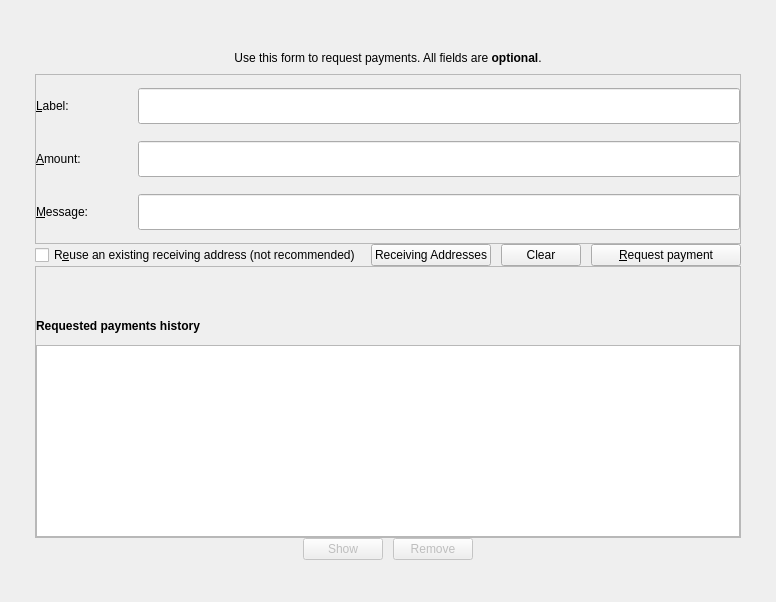
<?xml version="1.0" encoding="UTF-8"?>
<ui version="4.0">
 <class>ReceiveCoinsDialog</class>
 <widget class="QWidget" name="ReceiveCoinsDialog">
  <property name="geometry">
   <rect>
    <x>0</x>
    <y>0</y>
    <width>776</width>
    <height>602</height>
   </rect>
  </property>
  <property name="sizePolicy">
   <sizepolicy hsizetype="Preferred" vsizetype="MinimumExpanding">
    <horstretch>0</horstretch>
    <verstretch>0</verstretch>
   </sizepolicy>
  </property>
  <layout class="QVBoxLayout" name="verticalLayout" stretch="0">
   <property name="spacing">
    <number>0</number>
   </property>
   <property name="leftMargin">
    <number>35</number>
   </property>
   <property name="topMargin">
    <number>42</number>
   </property>
   <property name="rightMargin">
    <number>35</number>
   </property>
   <property name="bottomMargin">
    <number>42</number>
   </property>
   <item>
    <widget class="QFrame" name="mainFrame">
     <property name="sizePolicy">
      <sizepolicy hsizetype="Preferred" vsizetype="MinimumExpanding">
       <horstretch>0</horstretch>
       <verstretch>0</verstretch>
      </sizepolicy>
     </property>
     <property name="lineWidth">
      <number>0</number>
     </property>
     <layout class="QVBoxLayout" name="verticalLayout_6">
      <property name="spacing">
       <number>0</number>
      </property>
      <property name="leftMargin">
       <number>0</number>
      </property>
      <property name="topMargin">
       <number>0</number>
      </property>
      <property name="rightMargin">
       <number>0</number>
      </property>
      <property name="bottomMargin">
       <number>0</number>
      </property>
      <item>
       <layout class="QVBoxLayout" name="verticalLayout_5">
        <property name="spacing">
         <number>0</number>
        </property>
        <item>
         <widget class="QLabel" name="label_5">
          <property name="minimumSize">
           <size>
            <width>0</width>
            <height>32</height>
           </size>
          </property>
          <property name="text">
           <string>Use this form to request payments. All fields are &lt;b&gt;optional&lt;/b&gt;.</string>
          </property>
          <property name="alignment">
           <set>Qt::AlignCenter</set>
          </property>
         </widget>
        </item>
        <item>
         <widget class="QFrame" name="frame2">
          <property name="sizePolicy">
           <sizepolicy hsizetype="Preferred" vsizetype="MinimumExpanding">
            <horstretch>0</horstretch>
            <verstretch>0</verstretch>
           </sizepolicy>
          </property>
          <property name="frameShape">
           <enum>QFrame::StyledPanel</enum>
          </property>
          <property name="frameShadow">
           <enum>QFrame::Sunken</enum>
          </property>
          <layout class="QVBoxLayout" name="verticalLayout_3">
           <property name="spacing">
            <number>0</number>
           </property>
           <property name="leftMargin">
            <number>0</number>
           </property>
           <property name="topMargin">
            <number>0</number>
           </property>
           <property name="rightMargin">
            <number>0</number>
           </property>
           <property name="bottomMargin">
            <number>0</number>
           </property>
           <item>
            <layout class="QGridLayout" name="gridLayout">
             <property name="horizontalSpacing">
              <number>0</number>
             </property>
             <property name="verticalSpacing">
              <number>15</number>
             </property>
             <item row="0" column="0">
              <widget class="QLabel" name="label_2">
               <property name="sizePolicy">
                <sizepolicy hsizetype="Fixed" vsizetype="Fixed">
                 <horstretch>0</horstretch>
                 <verstretch>0</verstretch>
                </sizepolicy>
               </property>
               <property name="minimumSize">
                <size>
                 <width>102</width>
                 <height>38</height>
                </size>
               </property>
               <property name="toolTip">
                <string>An optional label to associate with the new receiving address.</string>
               </property>
               <property name="text">
                <string>&amp;Label:</string>
               </property>
               <property name="buddy">
                <cstring>reqLabel</cstring>
               </property>
              </widget>
             </item>
             <item row="0" column="1">
              <widget class="QLineEdit" name="reqLabel">
               <property name="minimumSize">
                <size>
                 <width>36</width>
                 <height>36</height>
                </size>
               </property>
               <property name="toolTip">
                <string>An optional label to associate with the new receiving address.</string>
               </property>
              </widget>
             </item>
             <item row="1" column="0">
              <widget class="QLabel" name="label">
               <property name="sizePolicy">
                <sizepolicy hsizetype="Fixed" vsizetype="Fixed">
                 <horstretch>0</horstretch>
                 <verstretch>0</verstretch>
                </sizepolicy>
               </property>
               <property name="minimumSize">
                <size>
                 <width>102</width>
                 <height>38</height>
                </size>
               </property>
               <property name="toolTip">
                <string>An optional amount to request. Leave this empty or zero to not request a specific amount.</string>
               </property>
               <property name="text">
                <string>&amp;Amount:</string>
               </property>
               <property name="buddy">
                <cstring>reqAmount</cstring>
               </property>
              </widget>
             </item>
             <item row="1" column="1">
              <widget class="BitcoinAmountField" name="reqAmount">
               <property name="minimumSize">
                <size>
                 <width>36</width>
                 <height>36</height>
                </size>
               </property>
               <property name="toolTip">
                <string>An optional amount to request. Leave this empty or zero to not request a specific amount.</string>
               </property>
              </widget>
             </item>
             <item row="2" column="0">
              <widget class="QLabel" name="label_3">
               <property name="sizePolicy">
                <sizepolicy hsizetype="Fixed" vsizetype="Fixed">
                 <horstretch>0</horstretch>
                 <verstretch>0</verstretch>
                </sizepolicy>
               </property>
               <property name="minimumSize">
                <size>
                 <width>102</width>
                 <height>38</height>
                </size>
               </property>
               <property name="toolTip">
                <string>An optional message to attach to the payment request, which will be displayed when the request is opened. Note: The message will not be sent with the payment over the AEGEUS network.</string>
               </property>
               <property name="text">
                <string>&amp;Message:</string>
               </property>
               <property name="buddy">
                <cstring>reqMessage</cstring>
               </property>
              </widget>
             </item>
             <item row="2" column="1">
              <widget class="QLineEdit" name="reqMessage">
               <property name="minimumSize">
                <size>
                 <width>36</width>
                 <height>36</height>
                </size>
               </property>
               <property name="toolTip">
                <string>An optional message to attach to the payment request, which will be displayed when the request is opened.&lt;br&gt;Note: The message will not be sent with the payment over the AEGEUS network.</string>
               </property>
              </widget>
             </item>
            </layout>
           </item>
          </layout>
         </widget>
        </item>
        <item>
         <layout class="QHBoxLayout" name="horizontalLayout_3">
          <property name="spacing">
           <number>10</number>
          </property>
          <item>
           <widget class="QCheckBox" name="reuseAddress">
            <property name="toolTip">
             <string>Reuse one of the previously used receiving addresses.&lt;br&gt;Reusing addresses has security and privacy issues.&lt;br&gt;Do not use this unless re-generating a payment request made before.</string>
            </property>
            <property name="text">
             <string>R&amp;euse an existing receiving address (not recommended)</string>
            </property>
           </widget>
          </item>
          <item>
           <spacer name="horizontalSpacer">
            <property name="orientation">
             <enum>Qt::Horizontal</enum>
            </property>
            <property name="sizeHint" stdset="0">
             <size>
              <width>40</width>
              <height>20</height>
             </size>
            </property>
           </spacer>
          </item>
          <item>
           <widget class="QPushButton" name="receivingAddressesButton">
            <property name="text">
             <string>Receiving Addresses</string>
            </property>
            <property name="autoDefault">
             <bool>false</bool>
            </property>
           </widget>
          </item>
          <item>
           <widget class="QPushButton" name="clearButton">
            <property name="sizePolicy">
             <sizepolicy hsizetype="Minimum" vsizetype="Fixed">
              <horstretch>0</horstretch>
              <verstretch>0</verstretch>
             </sizepolicy>
            </property>
            <property name="toolTip">
             <string>Clear all fields of the form.</string>
            </property>
            <property name="text">
             <string>Clear</string>
            </property>
            <property name="autoDefault">
             <bool>false</bool>
            </property>
           </widget>
          </item>
          <item>
           <widget class="QPushButton" name="receiveButton">
            <property name="minimumSize">
             <size>
              <width>150</width>
              <height>0</height>
             </size>
            </property>
            <property name="text">
             <string>&amp;Request payment</string>
            </property>
           </widget>
          </item>
         </layout>
        </item>
        <item>
         <widget class="QFrame" name="frame">
          <property name="sizePolicy">
           <sizepolicy hsizetype="Preferred" vsizetype="Maximum">
            <horstretch>0</horstretch>
            <verstretch>0</verstretch>
           </sizepolicy>
          </property>
          <property name="frameShape">
           <enum>QFrame::StyledPanel</enum>
          </property>
          <property name="frameShadow">
           <enum>QFrame::Raised</enum>
          </property>
          <layout class="QVBoxLayout" name="verticalLayout_2">
           <property name="spacing">
            <number>0</number>
           </property>
           <property name="leftMargin">
            <number>0</number>
           </property>
           <property name="topMargin">
            <number>0</number>
           </property>
           <property name="rightMargin">
            <number>0</number>
           </property>
           <property name="bottomMargin">
            <number>0</number>
           </property>
           <item>
            <spacer name="verticalSpacer">
             <property name="orientation">
              <enum>Qt::Vertical</enum>
             </property>
             <property name="sizeHint" stdset="0">
              <size>
               <width>20</width>
               <height>40</height>
              </size>
             </property>
            </spacer>
           </item>
           <item>
            <widget class="QLabel" name="label_6">
             <property name="minimumSize">
              <size>
               <width>0</width>
               <height>38</height>
              </size>
             </property>
             <property name="font">
              <font>
               <weight>75</weight>
               <bold>true</bold>
              </font>
             </property>
             <property name="text">
              <string>Requested payments history</string>
             </property>
            </widget>
           </item>
           <item>
            <widget class="QTableView" name="recentRequestsView">
             <property name="sizePolicy">
              <sizepolicy hsizetype="Expanding" vsizetype="Maximum">
               <horstretch>0</horstretch>
               <verstretch>0</verstretch>
              </sizepolicy>
             </property>
             <property name="palette">
              <palette>
               <active>
                <colorrole role="Text">
                 <brush brushstyle="SolidPattern">
                  <color alpha="255">
                   <red>51</red>
                   <green>51</green>
                   <blue>51</blue>
                  </color>
                 </brush>
                </colorrole>
               </active>
               <inactive>
                <colorrole role="Text">
                 <brush brushstyle="SolidPattern">
                  <color alpha="255">
                   <red>51</red>
                   <green>51</green>
                   <blue>51</blue>
                  </color>
                 </brush>
                </colorrole>
               </inactive>
               <disabled>
                <colorrole role="Text">
                 <brush brushstyle="SolidPattern">
                  <color alpha="255">
                   <red>85</red>
                   <green>85</green>
                   <blue>85</blue>
                  </color>
                 </brush>
                </colorrole>
               </disabled>
              </palette>
             </property>
             <property name="contextMenuPolicy">
              <enum>Qt::CustomContextMenu</enum>
             </property>
             <property name="tabKeyNavigation">
              <bool>false</bool>
             </property>
             <property name="sortingEnabled">
              <bool>true</bool>
             </property>
            </widget>
           </item>
          </layout>
         </widget>
        </item>
        <item>
         <layout class="QHBoxLayout" name="horizontalLayout_2">
          <property name="spacing">
           <number>10</number>
          </property>
          <item>
           <spacer name="horizontalSpacer_3">
            <property name="orientation">
             <enum>Qt::Horizontal</enum>
            </property>
            <property name="sizeHint" stdset="0">
             <size>
              <width>40</width>
              <height>20</height>
             </size>
            </property>
           </spacer>
          </item>
          <item>
           <widget class="QPushButton" name="showRequestButton">
            <property name="enabled">
             <bool>false</bool>
            </property>
            <property name="toolTip">
             <string>Show the selected request (does the same as double clicking an entry)</string>
            </property>
            <property name="text">
             <string>Show</string>
            </property>
            <property name="autoDefault">
             <bool>false</bool>
            </property>
           </widget>
          </item>
          <item>
           <widget class="QPushButton" name="removeRequestButton">
            <property name="enabled">
             <bool>false</bool>
            </property>
            <property name="toolTip">
             <string>Remove the selected entries from the list</string>
            </property>
            <property name="text">
             <string>Remove</string>
            </property>
            <property name="autoDefault">
             <bool>false</bool>
            </property>
           </widget>
          </item>
          <item>
           <spacer name="horizontalSpacer_2">
            <property name="orientation">
             <enum>Qt::Horizontal</enum>
            </property>
            <property name="sizeHint" stdset="0">
             <size>
              <width>40</width>
              <height>20</height>
             </size>
            </property>
           </spacer>
          </item>
         </layout>
        </item>
       </layout>
      </item>
     </layout>
    </widget>
   </item>
  </layout>
 </widget>
 <customwidgets>
  <customwidget>
   <class>BitcoinAmountField</class>
   <extends>QLineEdit</extends>
   <header>bitcoinamountfield.h</header>
   <container>1</container>
  </customwidget>
 </customwidgets>
 <tabstops>
  <tabstop>reqLabel</tabstop>
  <tabstop>reqAmount</tabstop>
  <tabstop>reqMessage</tabstop>
  <tabstop>recentRequestsView</tabstop>
  <tabstop>showRequestButton</tabstop>
  <tabstop>removeRequestButton</tabstop>
 </tabstops>
 <resources>
  <include location="../agora.qrc"/>
 </resources>
 <connections/>
</ui>
